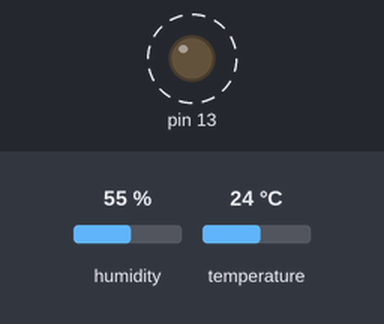
A sketch run on a simulated Arduino Uno, built with avr-gcc and run on an emulated ATmega328P. Parts: output pins drawn as LEDs (lit = HIGH). Dashed ring = blinking. The test bench sets the inputs (shaded band); at power-on: humidity 55 %, temperature 24 °C. What the sketch prints to the serial monitor is not drawn.

Above: at 0.5 s.
Timing chart, 0 to 4.6 s (numbered marks = the images above):
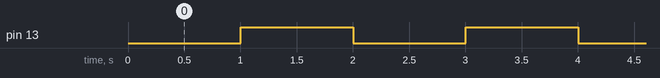

Measured:
- by itself, pin 13: alternates HIGH for 1.0 s and LOW for 1.0 s

The sketch:

sensor_clock_module.ino
```cpp
#include <Wire.h>
#include "display8x8.h"


#define I2CAddressESPWifi 6

unsigned long loopTime_time,loopTime_sen, currentTime;
unsigned long delayTime_time = 1000, delayTime_sen = 15000;
boolean timeReady=false;
boolean dotter=false;
uint32_t old_ts;

display8_8 d88(12,11,10);

HM cur_t;
SEN cur_sen, cur_sen1;

void setup() {
  Serial.begin(9600);
  d88.displayInit();
  DHT_init();
  set_mhz(4);
  initVOC(false);

  Wire.begin(I2CAddressESPWifi);
  Wire.onReceive(espWifiReceiveEvent);
  Wire.onRequest(espWifiRequestEvent);

  currentTime = millis();
  loopTime_time = currentTime;
  loopTime_sen = currentTime;
  pinMode(13, OUTPUT);
  digitalWrite(13, dotter);
}

void loop() {
  currentTime = millis();
  if (currentTime >= (loopTime_time + delayTime_time)) {
      if(timeReady && cur_t.valid){
        d88.displayTime(cur_t);
      }
      loopTime_time = millis();
      dotter=!dotter;
      digitalWrite(13, dotter);
  }
  if (currentTime >= (loopTime_sen + delayTime_sen)) {
    loopTime_sen = millis();
      proc();
  }
  delay(1);
}

void proc(){

  readTH();
  cur_sen1.co2=(word)getMHZ();
  cur_sen1.t=getT();
  cur_sen1.h=getH();
  cur_sen1.voc=getVOC(cur_sen1.t, cur_sen1.h);
  cur_sen.valid=false;
  cur_sen=cur_sen1;
  cur_sen.valid=true;
  sendSen();
}
void sendSen(){
  Serial.print("T:");
  Serial.print((float)cur_sen.t/100.0);
  Serial.print(" H:");
  Serial.print((float)cur_sen.h/100.0);
  Serial.print(" CO2:");
  Serial.print(cur_sen.co2);
  Serial.print(" voc:");
  Serial.println(cur_sen.voc);
    Serial.print("[");
  uint8_t * b=(uint8_t*)&cur_sen;
  for(int i=0; i<12; i++)  {
    Serial.print(b[i]); Serial.print(", ");
  }
  Serial.println("}");
}
void espWifiReceiveEvent(int count)
{
  uint8_t i=0;
//  Serial.print("Received[");
//  Serial.println(count);
  timeReady=false;
  uint8_t * b=(uint8_t*)&cur_t;
  while (Wire.available())  {
    b[i] = Wire.read();
    i++;
    if (i>5){
      i=0;
    }
  }
  if (cur_t.head1==153 && cur_t.head2==154){
    // Serial.print(cur_t.valid);Serial.print(cur_t.h);Serial.print(":");Serial.println(cur_t.m);
     timeReady=true;
  }else{
    //response="ERROR";
  }
//  Serial.println("]");

}
void espWifiRequestEvent(){
  if (cur_sen.valid){
    Wire.write((uint8_t*)&cur_sen,12);
  }else{
    Wire.write(255);
    Wire.write(255);
  }
}
```

Font4x8.h
```cpp
#ifndef font48_h
#define font48_h


unsigned const char PROGMEM myfont[10][8] = {
{B00000110,
B00001001,
B00001001,
B00001001,
B00001001,
B00001001,
B00001001,
B00000110},

//1
{B00000010,
B00000110,
B00000110,
B00000010,
B00000010,
B00000010,
B00000010,
B00000111},

//2
{B00000110,
B00001001,
B00000001,
B00000001,
B00000010,
B00000100,
B00001000,
B00001111},

//3
{B00001110,
B00000001,
B00000001,
B00000110,
B00000001,
B00000001,
B00000001,
B00001110},

//4
{B00000001,
B00000011,
B00000101,
B00001001,
B00001111,
B00000001,
B00000001,
B00000001},

//5
{B00001111,
B00001000,
B00001000,
B00001110,
B00000001,
B00000001,
B00000001,
B00001110},

//6
{B00000111,
B00001000,
B00001000,
B00001110,
B00001001,
B00001001,
B00001001,
B00000110},

//7
{B00001111,
B00000001,
B00000001,
B00000010,
B00000100,
B00000100,
B00000100,
B00000100},

//8
{B00000110,
B00001001,
B00001001,
B00000110,
B00001001,
B00001001,
B00001001,
B00000110},

//9
{B00000110,
B00001001,
B00001001,
B00001001,
B00000111,
B00000001,
B00000001,
B00001110}

};
#endif
```

dht.ino
```cpp
#include <Adafruit_Sensor.h>
#include <DHT.h>
#include <DHT_U.h>

#define DHTPIN            7         // Pin which is connected to the DHT sensor.
#define DHTTYPE           DHT22     // DHT 22 (AM2302)

float cur_temp, cur_ham;

DHT_Unified dht(DHTPIN, DHTTYPE);

void DHT_init() {
  dht.begin();
  // Print temperature sensor details.
  sensor_t sensor;
  dht.temperature().getSensor(&sensor);
  // Print humidity sensor details.
  dht.humidity().getSensor(&sensor);
}

void readTH(){
  // Get temperature event and print its value.
  sensors_event_t event;
  dht.temperature().getEvent(&event);
  if (isnan(event.temperature)) {
    //cur_t = -1;
  }
  else {
    cur_temp =event.temperature;
  }
  // Get humidity event and print its value.
  dht.humidity().getEvent(&event);
  if (isnan(event.relative_humidity)) {
    //cur_h = -1;
  }
  else {
    cur_ham =event.relative_humidity;
  }
}

word getT() {
  return (word)(cur_temp*100.0);
}
word getH() {
  return (word)(cur_ham*100.0);
}
```

display8x8.cpp
```cpp
#include "display8x8.h"
byte fh48=8;

display8_8::display8_8(int pin_in, int pin_clk, int pin_load):_lc(pin_in,pin_clk,pin_load,2){
/*
 Now we need a LedControl to work with.
 ***** These pin numbers will probably not work with your hardware *****
 pin 12 is connected to the DataIn
 pin 11 is connected to the CLK
 pin 10 is connected to LOAD
 We have only a single MAX72XX.
 */
}
void display8_8::displayInit(){
  for(int i=0; i<2; i++){
    _lc.shutdown(i,false);
    /* Set the brightness to a medium values */
    _lc.setIntensity(i,4);
    /* and clear the display */
    _lc.clearDisplay(i);
  }
}

void display8_8::displayTime(HM t){
  displayHH(1, t.h);
  displayHH(0, t.m);
}

void display8_8::displayHH(byte adr, byte d1, byte d2){
  byte dots;
  d1-=48; d2-=48;
  Serial.println(d1);
  for (byte col = 0; col < fh48; col++) {
    dots = pgm_read_byte_near(&myfont[d1][col])<<4 | pgm_read_byte_near(&myfont[d2][col]) ;
    _lc.setColumn(adr,7-col,dots);
  }
}

void display8_8::displayHH(byte adr, byte i){
  byte d1, d2;
  byte dots;
  d1=byte(i/10);
  d2=byte(i-d1*10);
  for (byte col = 0; col < fh48; col++) {
    dots = pgm_read_byte_near(&myfont[d1][col])<<4 | pgm_read_byte_near(&myfont[d2][col]) ;
    _lc.setColumn(adr,7-col,dots);
  }
}
```

display8x8.h
```cpp
#ifndef display8x8
#define display8x8

#include <Arduino.h>

#include "LedControl.h"
#include "Font4x8.h"
#include "display_struc.h"

class display8_8
{
  private:
    void displayHH(byte adr, byte d1, byte d2);
    void displayHH(byte adr, byte i);
    LedControl _lc;
 public:
    display8_8(int pin_in, int pin_clk, int pin_load);
    void displayInit();
    void displayTime(HM t);

};

#endif
```

display_struc.h
```cpp
#ifndef display_struc
#define display_struc

struct HM{
  byte head1=153;
  byte head2=154;
  boolean valid=false;
  byte h=0;
  byte m=0;
};

struct SEN{
  byte head1=155;
  byte head2=156;
  boolean valid=false;
  byte room=2;
  word t=0;
  word h=0;
  word co2;
  word voc;
};
#endif
```

mh_z_14.ino
```cpp
byte cmd[9] = {0xFF,0x01,0x86,0x00,0x00,0x00,0x00,0x00,0x79};
char res[9] = {'x','x','x','x','x','x','x','x','x'};
char response[9];
String ppmString = " ";
#define AIQ_SENSOR_ANALOG_PIN A1
const byte MHZ_0=0;
const byte MHZ_DIG= 1;
const byte MHZ_PWM= 2;
const byte MHZ_AN1= 3;
const byte MHZ_AN2= 4;

byte mhz_mode=0;

const word preheat_val=999;
unsigned long preheat_time = 300000;
unsigned long preheat_time_start;
boolean preheat_mode;
int (*getMHZ_)();

void  set_mhz(byte mode) {
  mhz_mode=mode;
  preheat_mode=true;
  preheat_time_start = millis();
  switch (mode) {
    case MHZ_DIG:
      Serial.begin(9600);
      getMHZ_=&get_co2_digital;
     break;
    case MHZ_PWM:
          getMHZ_=&get_co2_PWM;
     break;
     case MHZ_AN1:
          getMHZ_=&get_co2_Analog;
     break;
    case MHZ_AN2:
          getMHZ_=&get_co2_Analog1;
     break;
     case MHZ_0:
          getMHZ_=&get_co2_0;
     break;
  }

}


int getMHZ(){
  if (preheat_mode){
    if (preheat_time_start+preheat_time<millis()){
      preheat_mode=false;
    }
    return preheat_val;
  }else{
   return getMHZ_();
  }
}

int get_co2_0(){
  return 0;
}

int get_co2_digital(){
  Serial.write(cmd,9);
  int resb=Serial.readBytes(response, 9);
  int responseHigh = (int) response[2];
  int responseLow = (int) response[3];
  int ppm = (256*responseHigh)+responseLow;
  return ppm;
}

int get_co2_PWM(){
  while(digitalRead(AIQ_SENSOR_ANALOG_PIN) == HIGH) {;}
    //wait for the pin to go HIGH and measure HIGH time
    unsigned long duration = pulseIn(AIQ_SENSOR_ANALOG_PIN, HIGH);
    //from datasheet
    //CO2 ppm = 2000 * (Th - 2ms) / (Th + Tl - 4ms)
    //  given Tl + Th = 1004
    //        Tl = 1004 - Th
    //        = 2000 * (Th - 2ms) / (Th + 1004 - Th -4ms)
    //        = 2000 * (Th - 2ms) / 1000 = 2 * (Th - 2ms)
    long co2ppm = 5 * ((duration/1000) - 2);
    return (int)co2ppm;

}
int get_co2_Analog(){
   long ppm=(analogRead(AIQ_SENSOR_ANALOG_PIN)*5.00/1024-0.4)*5000/1.6;
   return (int)ppm;
}

int get_co2_Analog1(){
   long ppm=(analogRead(AIQ_SENSOR_ANALOG_PIN)*5.00/1024)*5000/2.5;
   return (int)ppm;
}
```

tgs2600.ino
```cpp
// наборы поправочных коэффициентов по температуре и влажности
float ham[2] = {35.0, 65.0};
float t[4] = {10.0, 20.0, 30.0, 40.0};
float kk[4][2] = {
  {1.078, -0.0016666667},
  {1.02, -0.0006666667},
  {1.00, -0.0060000000},
  {0.90, -0.0066666667}
};
float RoT[2];

const float rl = 10000.0; //Сопротивление в делителе на tgs2600
const float v = 5.0;   //напряжение питания датчика

const int sensorPin = A0;    // select the input pin for the tgs2600
boolean voc_enable=false;
void initVOC(bool enab){
  voc_enable=enab;
}

word getVOC(float curt, float curh){
  if (voc_enable){
  return (word)calcR(curt, curh, get_R(analogRead(sensorPin)));
  }else{
    return 0;
  }
}

float get_R(int sen) {
  return (v / (float(sen) / 1024.0 * v) - 1.0) * rl;
}

float calcR(float new_t, float new_h, float r) {
  int i0 = getI0(new_t);
  calcRoT(i0, new_h);
  return r / calcK(i0, new_t);
}

int getI0(float new_t) {
  for (int i = 1; i < 4; i++) {
    if (new_t <= t[i]) {
      return i;
    }
  }
  return 2;
}

float get_k(float k1[2], float new_h) {
  return k1[0] + k1[1] * (new_h - ham[0]);
}

void calcRoT(int i0, float new_h) {
  RoT[0] = get_k(kk[i0 - 1], new_h);
  RoT[1] = get_k(kk[i0], new_h);
}

float calcK(int i0, float new_t) {
  float dt = new_t - t[i0 - 1];
  return RoT[0] + dt * (RoT[1] - RoT[0]) / (t[i0] - t[i0 - 1]);
}
```
